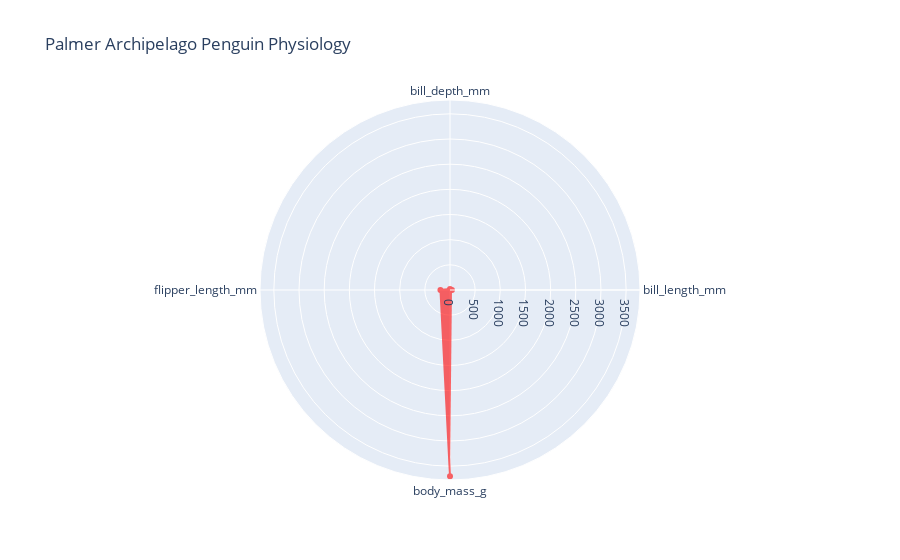

The notebook cell saved with this chart:
### Markdown cell above
We'll use the **[Scatterpolar()](https://plotly.com/python/reference/scatterpolar/)** function from Plotly to create our radar plots. The **Scatterpolar()** function can take a Pandas data frame and uses the column names to define a radar chart axis and axis values. and column name of dataframe which can be used for radar chart axis and axis values. Let's make our first radar plot, with just data for the Adelie species.

### Code cell
fig = go.Figure(data=go.Scatterpolar(
                    r=ave_df.loc["Adelie"].values, # Length of each arm
                    theta=ave_df.columns, # Radar plot arms
                    fill='toself', # Fill shape defined by the endpoints of each arm
                    fillcolor = "red", # Fill colour
                    opacity=0.6,  # Opacity of fill
                    line=dict(color="red"))) # Line colour around shape


fig.update_layout(
    title="Palmer Archipelago Penguin Physiology", # Figure title
)

fig.show()

### Figure 1 — Plotly figure (JSON) as saved in the notebook; plotly's stock layout.template omitted (floating-point values rounded to 4 significant figures)
{"data": [{"fill": "toself", "fillcolor": "red", "line": {"color": "red"}, "opacity": 0.6, "r": [38.79, 18.35, 190.0, 3701.0], "theta": ["bill_length_mm", "bill_depth_mm", "flipper_length_mm", "body_mass_g"], "type": "scatterpolar"}], "layout": {"title": {"text": "Palmer Archipelago Penguin Physiology"}}}
